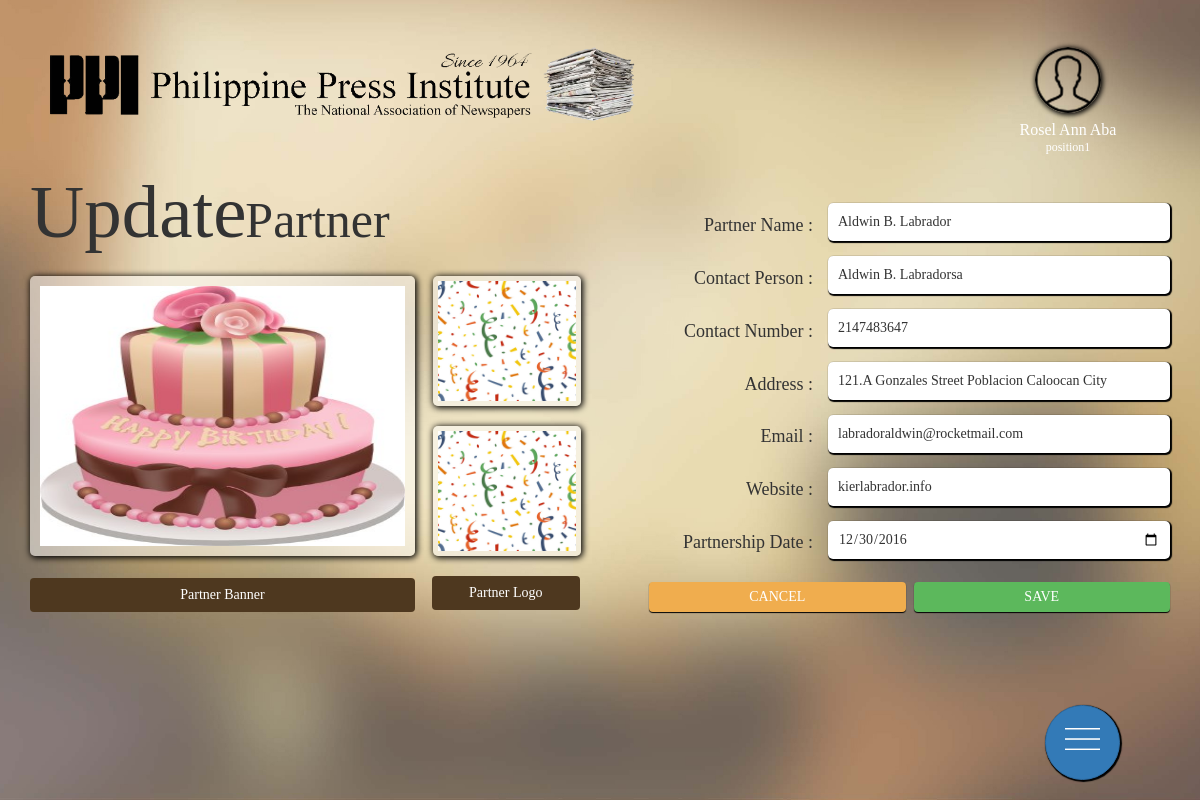
The page /partnerUpdate.php?id=4 (signed in) on the database its author committed.
### tables this page shows
CREATE TABLE `tbl_partner` (
  `id` int(11) NOT NULL,
  `partner_name` mediumtext NOT NULL,
  `contact_person` mediumtext NOT NULL,
  `contact_number` varchar(15) NOT NULL,
  `address` mediumtext NOT NULL,
  `email` mediumtext NOT NULL,
  `website` mediumtext NOT NULL,
  `partnership_date` datetime NOT NULL,
  `partner_logo` longtext NOT NULL,
  `partner_banner` longtext NOT NULL,
  `date_added` timestamp NOT NULL DEFAULT CURRENT_TIMESTAMP ON UPDATE CURRENT_TIMESTAMP
);

### partnerUpdate.php (the view, shortened to what this page needs)
<!DOCTYPE html>
<html>
<?php include("connection.php"); ?>
<head>
	<?php include("head.php"); ?>
	<?php include("queries.php"); ?>
</head>
<body class="goldNoBorder">
	<div class="container-fluid">
		<?php header2(); ?>
		<div class="container">
		<form action="" method="POST" enctype="multipart/form-data">
			<div class="leftSide">
				<p>Update <span>Partner</span></p><br>
				<?php
					$sql = "SELECT * FROM tbl_partner WHERE id = '".$_GET['id']."'";
					$query = mysqli_query($connection,$sql);
					$result = mysqli_fetch_assoc($query);
				?>
				<div class="preview">
					<div class="logoBox">
						<img id="partnerLogoImagePreview" class="logoPreview" src="<?php echo $result['partner_logo']; ?>">
						<img id="partnerLogo2ImagePreview" class="logoPreview" src="<?php echo $result['partner_logo']; ?>">
						<span class="btn btn-file two" style="color: white">Partner Logo<input type="file" name="partnerLogoImage" id="uploadImagePartnerLogo" onchange="PreviewImagePartnerLogo();" ></span>
					</div>
                	<img id="partnerBannerImagePreview" class="bannerPreview" src="<?php echo $result['partner_banner']; ?>">
                	<span class="btn btn-file" style="color: white">
                	Partner Banner<input type="file" name="partnerBannerImage" id="uploadImagePartnerBanner"onchange="PreviewImagePartnerBanner();" >
                	</span>
                </div>
			</div>
			<div class="rightSide">
				<div class="fieldName">
					<ul>
						<li>Partner Name :</li>
						<li>Contact Person :</li>
						<li>Contact Number :</li>
						<li>Address :</li>
						<li>Email :</li>
						<li>Website :</li>
						<li>Partnership Date :</li>
					</ul>
				</div>
				<div class="textBoxes">
					<input type="text" name="partner_name" value="<?php echo $result['partner_name']; ?>" required>
					<input type="text" name="contact_person" value="<?php echo $result['contact_person']; ?>" required>
					<input type="text" name="contact_number" value="<?php echo $result['contact_number']; ?>" required>
					<input type="text" name="address" value="<?php echo $result['address']; ?>" required>
					<input type="text" name="email" value="<?php echo $result['email']; ?>" required>
					<input type="text" name="website" value="<?php echo $result['website']; ?>" required>
					<input type="date" name="partnership_date" value="<?php echo date_format((date_create($result['partnership_date'])),'Y-m-d'); ?>" style="width: 100%" required>
				</div>
				<div class="cmsButtons">
					<button type="submit" class="btn-success" name="updatePartner">SAVE</button>
					<button type="button" class="btn-warning" onclick="location.href='partners.php'">CANCEL</button>
				</div>
			</div>
		</form>
		</div>
	</div>
	<?php floatButtonsPartnersManager() ?>
</body>
</html>

### head.php (shortened to what this page needs)
<link rel="stylesheet" type="text/css" href="css/stylesheet.css">
<link rel="stylesheet" type="text/css" href="css/bootstrap.min.css">
<?php
	function header2(){
?>
		<div style="float:left">
			<div class="header2">
				<img src="img/PPI Logo2.png" width="100%">
			</div>
			<div class="header">
        <div class="dropdown profile">
  				<img src="<?php adminInfo("photo"); ?>" class="dropdown-toggle" data-toggle="dropdown">
        </div>
				<p style="font-size: 16px"><?php adminInfo("full_name") ?></p>
				<p><?php adminInfo("position"); ?></p>
			</div>
		</div>
<?php
	}
?>
<?php
	function floatButtonsPartnersManager(){
?>
    <div class="mini">
      <div class="btn-group">
        <a href="javascript:void(0)" class="btn btn-primary btn-fab" id="main">
          	<img src = "img/Menu.png">
        </a>
      </div>
    </div>
<?php
	}
?>

### queries.php (shortened to what this page needs)
<?php
	function adminInfo($detail){
		include("connection.php");
		$sql= "SELECT * FROM tbl_admin WHERE id = '".$_SESSION['id']."'";
			$query = mysqli_query($connection, $sql);
			$result = mysqli_fetch_assoc($query);
			$photo = $result['photo'];
			$username = $result['username'];
			$last_name = $result['last_name'];
			$first_name = $result['first_name'];
			$full_name = $first_name.' '.$last_name;
			$position = $result['position'];
			$admin_type = $result['admin_type'];
			if($detail=="photo"){
				echo $photo;
			}else if($detail=="username"){
				echo $username;
			}else if($detail=="position"){
				echo $position;
			}else if($detail=="last_name"){
				echo $last_name;
			}else if($detail=="first_name"){
				echo $first_name;
			}else if($detail=="full_name"){
				echo $full_name;
			}else if($detail=="admin_type"){
				echo $admin_type;
			}
	}
?>

### css/stylesheet.css (style rules this page uses)
* { font-family: Century Gothic; }
body.goldNoBorder { background-image: url(../img/PPI_BackgroundNoBorder.jpg); background-size: 100% 100%; background-repeat: no-repeat; background-attachment: fixed; }
.header { float: right; width: 20%; margin-top: 4%; }
.header p { text-align: center; line-height: 20%; margin-top: 15px; font-family: Century Gothic; font-size: 12px; color: white; }
.profile { width: 66px; height: 66px; border-radius: 50%; background-color: transparent; margin: 0 auto; box-shadow: 1px 1px 5px 1px black; }
.profile img { border-radius: 50%; width: 66px; height: 66px; float: left; }
.header2 { width: 50%; float: left; margin-top: 4%; margin-left: 3%; }
.btn-group .btn-fab { position: fixed !important; right: 20px; }
#main { bottom: 20px; border-radius: 50%; height: 75px; width: 75px; margin-right: 5%; box-shadow: 1px 1px 1px 1px black; }
.mini img { width: 70%; margin-top: 10px; filter: brightness(0) invert(1); }
.leftSide { width: 50%; height: 100px; float: left; padding-right: 20px; }
.leftSide p { float: left; font-size: 75px; font-family: AardvarkBold; }
.leftSide p span { font-size: 50px; margin-left: -20px; }
.preview { width: 100%; float: left; }
.bannerPreview { width: 70%; height: 280px; float: left; border-radius: 5px; margin-bottom: 4%; background-color: rgba(255,255,255,0.5); box-shadow: 1px 1px 6px 1px black; padding: 10px; }
.logoPreview { width: 100%; height: 130px; margin-left: 1%; border-radius: 5px; background-color: rgba(255,255,255,0.5); box-shadow: 1px 1px 6px 1px black; float: left; margin-bottom: 20px; padding: 5px; }
.logoBox { width: 27%; float: right; }
.btn-file { position: relative; overflow: hidden; width: 70%; background-color: #4E381F; color: white; }
.two { width: 100%; }
.rightSide { width: 50%; height: 100px; float: left; padding-top: 45px; }
.fieldName { width: 40%; float: left; padding-right: 15px; }
.fieldName ul li { list-style: none; text-decoration: none; text-align: right; margin-top: 10px; margin-bottom: 27px; font-size: 18px; font-family: Century Gothic; }
.textBoxes { width: 60%; float: left; }
.textBoxes input[type="text"] { width: 100%; border-radius: 5px; border: none; margin-bottom: 15px; height: 38px; padding: 0px 10px; box-shadow: 1px 1px 1px 1px black; float: left; }
.cmsButtons { width: 100%; float: left; }
.cmsButtons button { width: 45%; float: right; margin-left: 8px; border-radius: 4px; border: none; height: 30px; box-shadow: 0px 1px 1px 0px black; }
.textBoxes input[type="text"] { width: 100%; border-radius: 5px; border: none; margin-bottom: 15px; height: 38px; padding: 0px 10px; box-shadow: 1px 1px 1px 1px black; }
.textBoxes input[type="date"] { width: 47%; border-radius: 5px; border: none; margin-bottom: 15px; height: 38px; padding: 0px 10px; box-shadow: 1px 1px 1px 1px black; }

### rows shown on the page
tbl_partner: partner_logo (picture), partner_banner (picture), partner_name "Aldwin B. Labrador", contact_person "Aldwin B. Labradorsa", contact_number "2147483647", address "121.A Gonzales Street Poblacion Caloocan City", email "labradoraldwin@rocketmail.com", website "kierlabrador.info", partnership_date "12/30/2016"

### other values the page prints
$full_name "Rosel Ann Aba"
$position "position1"
